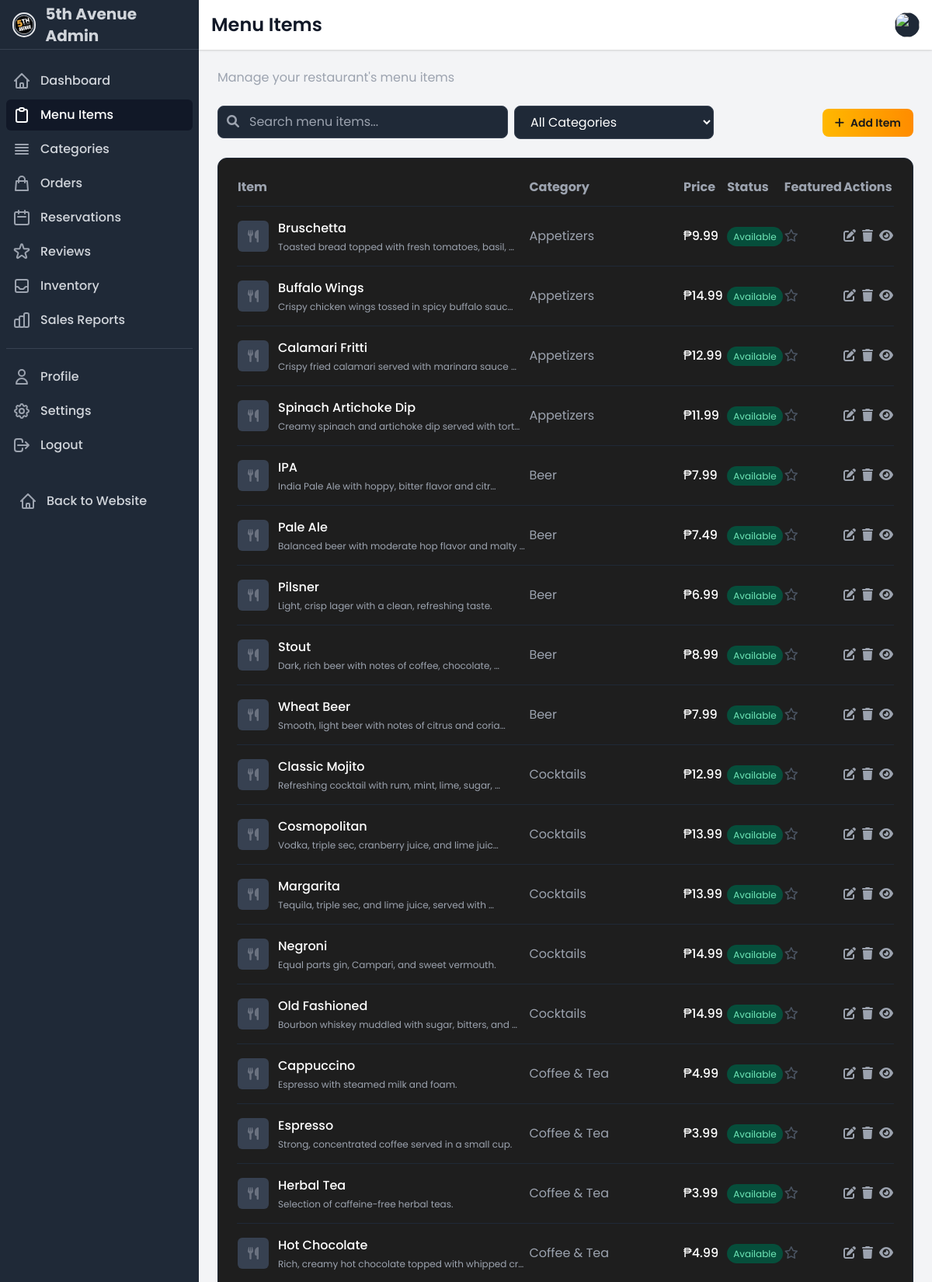
Page /dashboard/menu/ (signed in, upper part) on the committed database.
### ecommerce/models.py (models this page shows, shortened)
class MenuItem(models.Model):
    category = models.ForeignKey(Category, on_delete=models.SET_NULL, related_name='menu_items', null=True, blank=True)
    name = models.CharField(max_length=100)
    description = models.TextField()
    price = models.DecimalField(max_digits=10, decimal_places=2)
    image = models.ImageField(upload_to='menu_items/')
    is_available = models.BooleanField(default=True)
    is_featured = models.BooleanField(default=False)
    is_vegetarian = models.BooleanField(default=False)
    spice_level = models.PositiveSmallIntegerField(
        validators=[MinValueValidator(0), MaxValueValidator(5)],
        default=0
    )
    current_stock = models.PositiveIntegerField(default=0)
    stock_alert_threshold = models.PositiveIntegerField(default=10)
    cost_price = models.DecimalField(max_digits=10, decimal_places=2, default=0)
    created_at = models.DateTimeField(auto_now_add=True)
    updated_at = models.DateTimeField(auto_now=True)
    class Meta:
        ordering = ['category', 'name']

class Category(models.Model):
    name = models.CharField(max_length=100)
    description = models.TextField(blank=True)
    image = models.ImageField(upload_to='categories/', blank=True)
    is_active = models.BooleanField(default=True)
    created_at = models.DateTimeField(auto_now_add=True)
    updated_at = models.DateTimeField(auto_now=True)
    class Meta:
        verbose_name_plural = 'Categories'
        ordering = ['name']

### ecommerce/views.py (the view)
# urls.py: path('dashboard/menu/', menu_items_list, name='menu_items'),
@login_required
def menu_items_list(request):
    category_id = request.GET.get('category')
    menu_items = MenuItem.objects.all().order_by('category', 'name')
    categories = Category.objects.all()
    selected_category = None
    if category_id:
        try:
            selected_category = Category.objects.get(id=category_id)
            menu_items = menu_items.filter(category=selected_category)
        except Category.DoesNotExist:
            pass
    context = {
        'menu_items': menu_items,
        'categories': categories,
        'selected_category': selected_category,
        'active_section': 'menu_items'
    }
    return render(request, 'accounts/menu_items.html', context)

### ecommerce/context_processors.py (called while the page is built, shortened)
def cart_processor(request):
    return {
        'cart_count': get_cart_count(request)
    }

def cashier_notification_processor(request):
    if not request.user.is_authenticated or not hasattr(request.user, 'staff_profile') or request.user.staff_profile.role != 'CASHIER':
        return {}

def customer_notification_processor(request):
    notifications = []
    return {
        'customer_notifications': notifications,
        'customer_notification_count': len(notifications)
    }

### ecommerce/templatetags/custom_filters.py (called while the page is built)
@register.filter
def currency(value):
    try:
        return f"₱{float(value):.2f}"
    except (ValueError, TypeError):
        return value

### ecommerce/views.py (called while the page is built)
def get_cart_count(request):
    if request.user.is_authenticated:
        try:
            cart = Cart.objects.get(user=request.user)
            return sum(item.quantity for item in cart.cart_items.all())
        except Cart.DoesNotExist:
            return 0
    else:
        cart = request.session.get('cart', {})
        return sum(cart.values())

### templates/accounts/menu_items.html (shortened to what this page needs)
{% extends 'accounts/dashboard_base.html' %}
{% load custom_filters %}
{% block page_title %}Menu Items{% if selected_category %} - {{ selected_category.name }}{% endif %}{% endblock page_title %}
{% block page_subtitle %}{% if selected_category %}Viewing items in {{ selected_category.name }} category <a href="{% url 'menu_items' %}" class="text-food-gold hover:text-food-red">(clear filter)</a>{% else %}Manage your restaurant's menu items{% endif %}{% endblock page_subtitle %}
{% block content %}
<div class="mb-6 flex justify-between items-center">
    <div class="flex space-x-2">
        <div class="relative">
            <input type="text" id="search-menu" placeholder="Search menu items..."
                class="bg-gray-800 border border-gray-700 rounded-lg py-2 px-4 text-white focus:outline-none focus:ring-2 focus:ring-food-gold pl-10">
            <i class="fas fa-search absolute left-3 top-3 text-gray-400"></i>
        </div>
        <select id="category-filter" class="bg-gray-800 border border-gray-700 rounded-lg py-2 px-4 text-white focus:outline-none focus:ring-2 focus:ring-food-gold">
            <option value="">All Categories</option>
        </select>
    </div>
    <a href="{% url 'add_menu_item' %}" class="btn-primary px-4 py-2 rounded-lg text-sm font-bold">
        <i class="fas fa-plus mr-2"></i>Add Item
    </a>
</div>
<div class="card p-6 shadow-lg border border-gray-800">
    <div class="overflow-x-auto">
        <table class="w-full">
            <thead>
                <tr class="text-left text-gray-400 border-b border-gray-800">
                    <th class="pb-3">Item</th>
                    <th class="pb-3">Category</th>
                    <th class="pb-3">Price</th>
                    <th class="pb-3">Status</th>
                    <th class="pb-3">Featured</th>
                    <th class="pb-3">Actions</th>
                </tr>
            </thead>
            <tbody id="menu-items-table">
                {% for item in menu_items %}
                <tr class="table-row border-b border-gray-800">
                    <td class="py-4">
                        <div class="flex items-center">
                            {% if item.image %}
                            <img src="{{ item.image.url }}" alt="{{ item.name }}" class="w-10 h-10 rounded-md object-cover mr-3">
                            {% else %}
                            <div class="w-10 h-10 rounded-md bg-gray-700 mr-3 flex items-center justify-center">
                                <i class="fas fa-utensils text-gray-500"></i>
                            </div>
                            {% endif %}
                            <div>
                                <span class="text-white font-medium">{{ item.name }}</span>
                                <p class="text-gray-400 text-xs mt-1">{{ item.description|truncatechars:50 }}</p>
                            </div>
                        </div>
                    </td>
                    <td class="py-4 text-gray-400">{{ item.category.name|default:"No Category" }}</td>
                    <td class="py-4 text-white font-medium">{{ item.price|currency }}</td>
                    <td class="py-4">
                        {% if item.is_available %}
                        <span class="bg-green-900 text-green-300 text-xs px-2 py-1 rounded-full">Available</span>
                        {% else %}
                        <span class="bg-red-900 text-red-300 text-xs px-2 py-1 rounded-full">Unavailable</span>
                        {% endif %}
                    </td>
                    <td class="py-4">
                        {% if item.is_featured %}
                        <span class="text-food-gold"><i class="fas fa-star"></i></span>
                        {% else %}
                        <span class="text-gray-600"><i class="far fa-star"></i></span>
                        {% endif %}
                    </td>
                    <td class="py-4">
                        <div class="flex space-x-2">
                            <button class="edit-item-btn text-gray-400 hover:text-food-gold transition duration-300"
                                    data-id="{{ item.id }}"
                                    data-name="{{ item.name }}"
                                    data-price="{{ item.price }}"
                                    data-description="{{ item.description }}"
                                    data-category="{{ item.category.id }}"
                                    data-available="{{ item.is_available|yesno:'true,false' }}"
                                    data-featured="{{ item.is_featured|yesno:'true,false' }}"
                                    data-vegetarian="{{ item.is_vegetarian|yesno:'true,false' }}"
                                    data-spice-level="{{ item.spice_level }}"
                                    title="Edit">
                                <i class="fas fa-edit"></i>
                            </button>
                            <button class="delete-item-btn text-gray-400 hover:text-red-500 transition duration-300"
                                    data-id="{{ item.id }}"
                                    data-name="{{ item.name }}"
                                    title="Delete">
                                <i class="fas fa-trash"></i>
                            </button>
                            <button class="view-item-btn text-gray-400 hover:text-blue-500 transition duration-300"
                                    data-id="{{ item.id }}"
                                    title="View Details">
                                <i class="fas fa-eye"></i>
                            </button>
                        </div>
                    </td>
                </tr>
                {% endfor %}
            </tbody>
        </table>
    </div>
</div>
{% endblock content %}

### templates/accounts/dashboard_base.html (style rules this page uses)
:root { --food-gold: #FFB800; --food-red: #E63946; --food-black: #1A1A1A; --sidebar-width: 260px; }
body { font-family: 'Poppins', sans-serif; background-color: #121212; color: white; }
.card { background-color: #1E1E1E; border-radius: 12px; transition: all 0.3s; }
.btn-primary { background: linear-gradient(to right, var(--food-gold), #FF8C00); color: #1A1A1A; font-weight: 600; transition: all 0.3s; }
.table-row { transition: all 0.2s; }

### rows in the picture
MenuItem: name "Bruschetta", description "Toasted bread topped with fresh tomatoes, basil, …", category.name "Appetizers", price "₱9.99", is_available "Available", is_featured False (drawn)
MenuItem: name "Buffalo Wings", description "Crispy chicken wings tossed in spicy buffalo sauc…", category.name "Appetizers", price "₱14.99", is_available "Available", is_featured False (drawn)
MenuItem: name "Calamari Fritti", description "Crispy fried calamari served with marinara sauce …", category.name "Appetizers", price "₱12.99", is_available "Available", is_featured False (drawn)
MenuItem: name "Spinach Artichoke Dip", description "Creamy spinach and artichoke dip served with tort…", category.name "Appetizers", price "₱11.99", is_available "Available", is_featured False (drawn)
MenuItem: name "IPA", description "India Pale Ale with hoppy, bitter flavor and citr…", category.name "Beer", price "₱7.99", is_available "Available", is_featured False (drawn)
MenuItem: name "Pale Ale", description "Balanced beer with moderate hop flavor and malty …", category.name "Beer", price "₱7.49", is_available "Available", is_featured False (drawn)
MenuItem: name "Pilsner", description "Light, crisp lager with a clean, refreshing taste.", category.name "Beer", price "₱6.99", is_available "Available", is_featured False (drawn)
MenuItem: name "Stout", description "Dark, rich beer with notes of coffee, chocolate, …", category.name "Beer", price "₱8.99", is_available "Available", is_featured False (drawn)
MenuItem: name "Wheat Beer", description "Smooth, light beer with notes of citrus and coria…", category.name "Beer", price "₱7.99", is_available "Available", is_featured False (drawn)
MenuItem: name "Classic Mojito", description "Refreshing cocktail with rum, mint, lime, sugar, …", category.name "Cocktails", price "₱12.99", is_available "Available", is_featured False (drawn)
MenuItem: name "Cosmopolitan", description "Vodka, triple sec, cranberry juice, and lime juic…", category.name "Cocktails", price "₱13.99", is_available "Available", is_featured False (drawn)
MenuItem: name "Margarita", description "Tequila, triple sec, and lime juice, served with …", category.name "Cocktails", price "₱13.99", is_available "Available", is_featured False (drawn)
MenuItem: name "Negroni", description "Equal parts gin, Campari, and sweet vermouth.", category.name "Cocktails", price "₱14.99", is_available "Available", is_featured False (drawn)
MenuItem: name "Old Fashioned", description "Bourbon whiskey muddled with sugar, bitters, and …", category.name "Cocktails", price "₱14.99", is_available "Available", is_featured False (drawn)
MenuItem: name "Cappuccino", description "Espresso with steamed milk and foam.", category.name "Coffee & Tea", price "₱4.99", is_available "Available", is_featured False (drawn)
MenuItem: name "Espresso", description "Strong, concentrated coffee served in a small cup.", category.name "Coffee & Tea", price "₱3.99", is_available "Available", is_featured False (drawn)
MenuItem: name "Herbal Tea", description "Selection of caffeine-free herbal teas.", category.name "Coffee & Tea", price "₱3.99", is_available "Available", is_featured False (drawn)
MenuItem: name "Hot Chocolate", description "Rich, creamy hot chocolate topped with whipped cr…", category.name "Coffee & Tea", price "₱4.99", is_available "Available", is_featured False (drawn)
